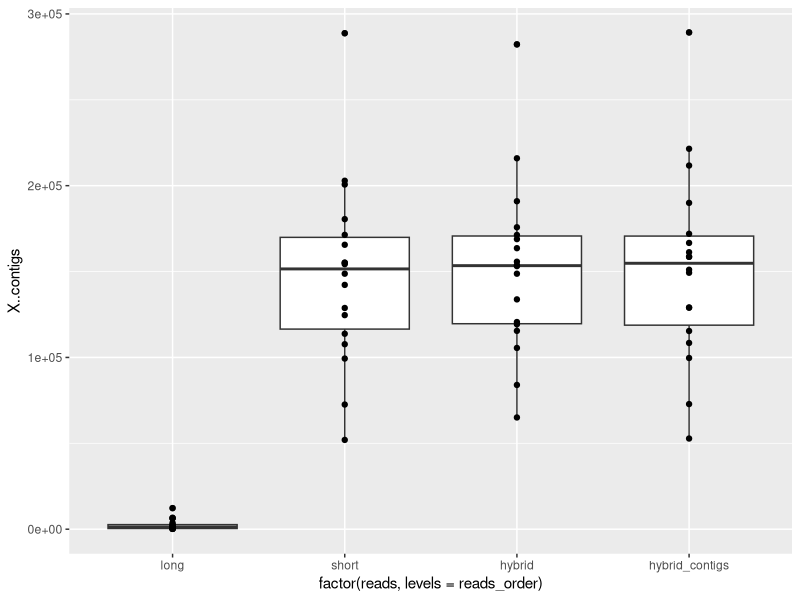
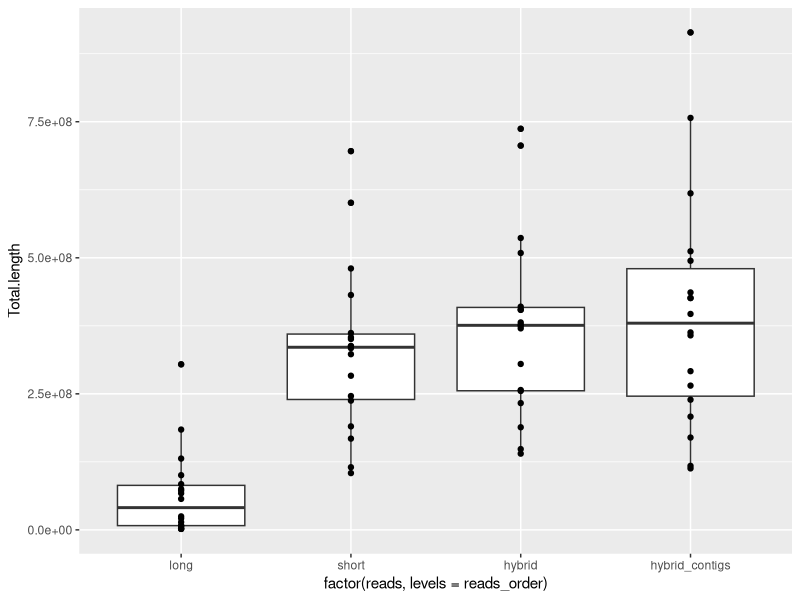
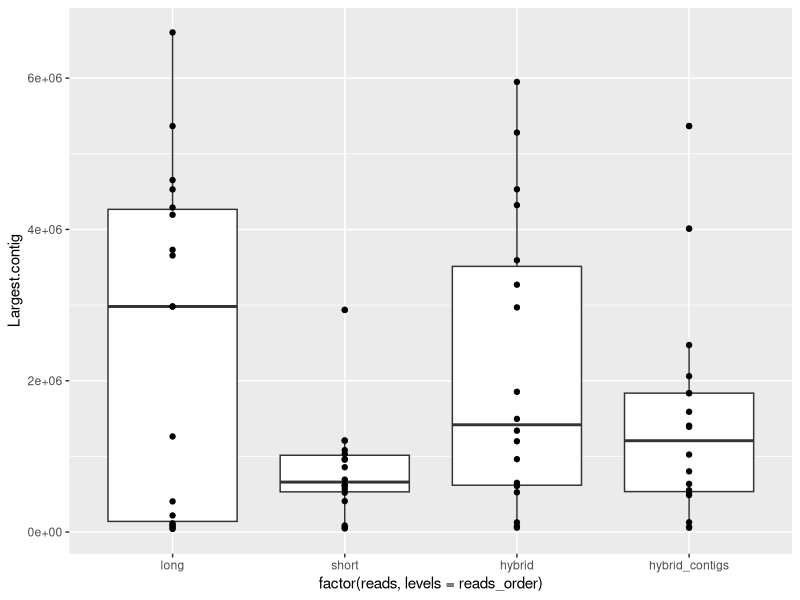
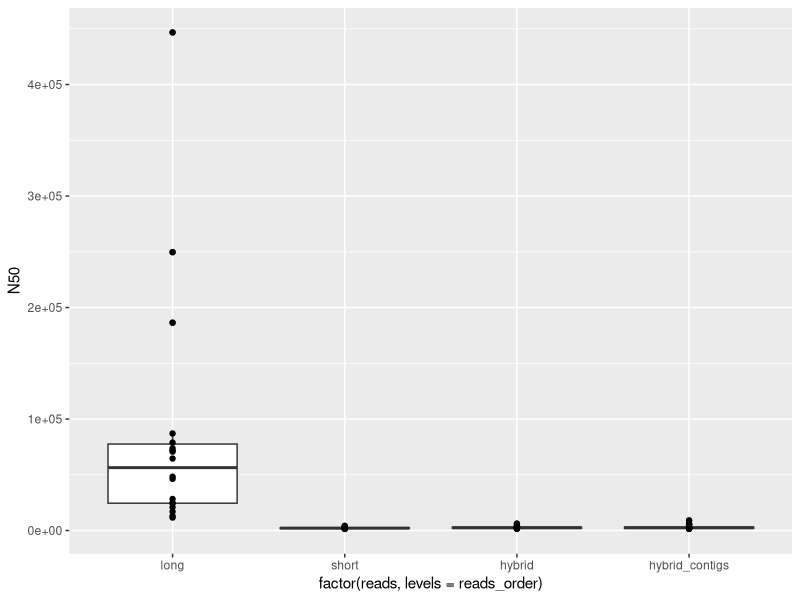
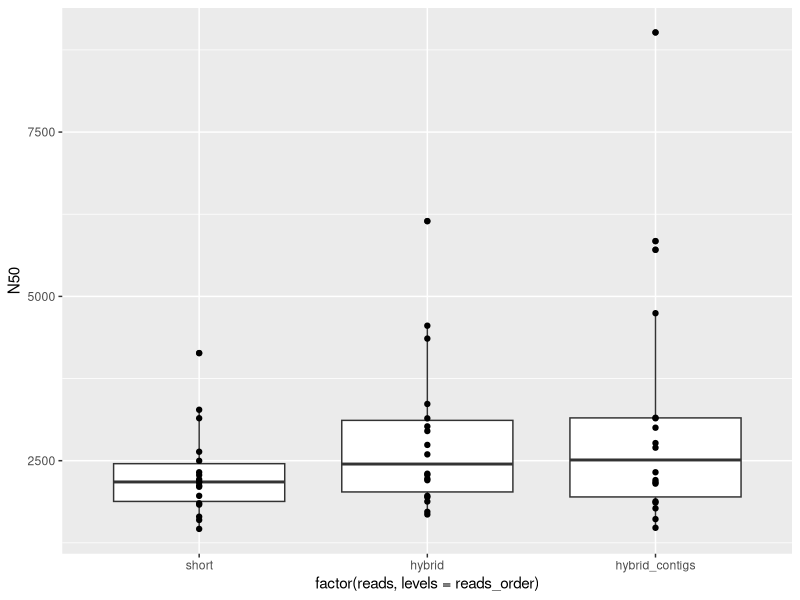
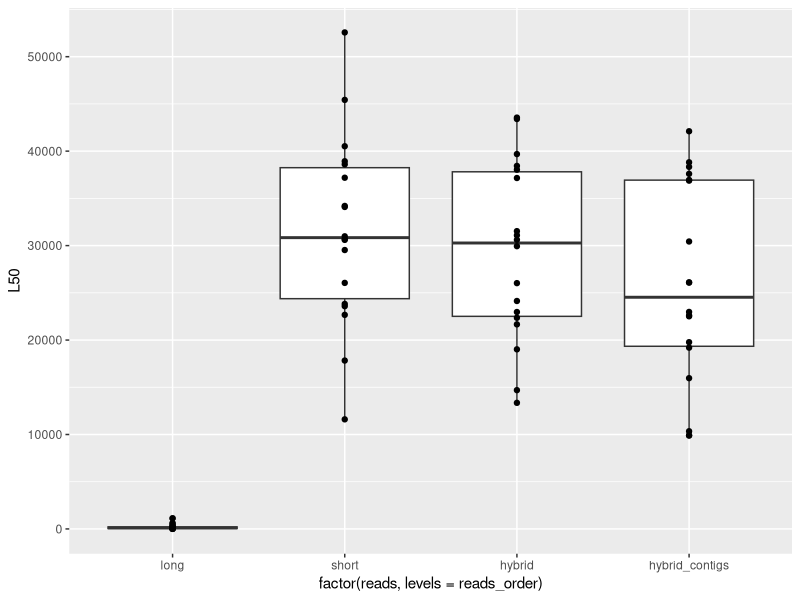

Reproduce these figures in R, in order.
## ---- chunk 1
knitr::opts_chunk$set(echo = TRUE)
## ---- chunk 2
packages <- c("dplyr","magrittr","ggplot2")
for (package in packages){
  if (!require(package, character.only = TRUE)) install.packages(package)
  require(package, character.only = TRUE)
}
## ---- chunk 3
stats_short <- read.delim("quast/metaspades/transposed_report.tsv") %>% mutate(reads='short')
stats_long <- read.delim("quast/metaflye/transposed_report.tsv") %>% mutate(reads='long')
stats_hybrid <- read.delim("quast/hybrid_metaspades/transposed_report.tsv") %>% mutate(reads='hybrid')
stats_hybrid_contigs <- read.delim("quast/hybrid_metaspades_contigs/transposed_report.tsv") %>% mutate(reads='hybrid_contigs')
## ---- chunk 4
stats_all <- rbind(stats_short,stats_long,stats_hybrid,stats_hybrid_contigs)
## ---- chunk 5
reads_order<-c("long","short","hybrid","hybrid_contigs")
ggplot(stats_all,aes(x=factor(reads, levels=reads_order),y=X..contigs))+
  geom_boxplot()+
  geom_point()
## ---- chunk 6
ggplot(stats_all,aes(x=factor(reads, levels=reads_order),y=Total.length))+
  geom_boxplot()+
  geom_point()
## ---- chunk 7
ggplot(stats_all,aes(x=factor(reads, levels=reads_order),y=Largest.contig))+
  geom_boxplot()+
  geom_point()
## ---- chunk 8
ggplot(stats_all,aes(x=factor(reads, levels=reads_order),y=N50))+
  geom_boxplot()+
  geom_point()
## ---- chunk 9
ggplot(stats_all %>% filter(reads!="long"),aes(x=factor(reads, levels=reads_order),y=N50))+
  geom_boxplot()+
  geom_point()
## ---- chunk 10
ggplot(stats_all,aes(x=factor(reads, levels=reads_order),y=L50))+
  geom_boxplot()+
  geom_point()
